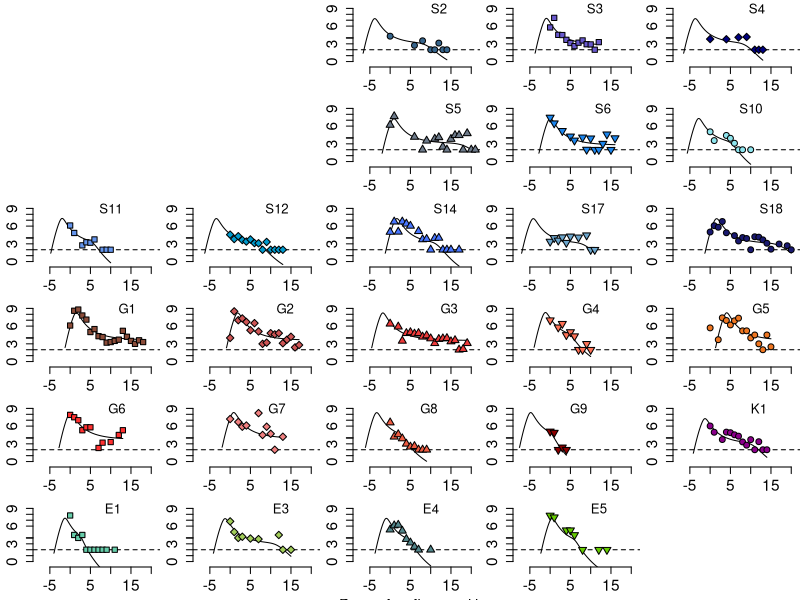

Write the R code that produced this figure.

#### First set to current folder
#setwd("set to current folder")


rm(list = ls())

#### Viral dynamics model

SARS_COV_model <- function(t,x,params){
  with(as.list(x),{   
   
    ddt_S = -beta*V*S   # susceptible target cells
    ddt_I = beta*V*S - delta*I^k*I - m*E^r*I/(E^r+E50^r)   # Infected cells
    ddt_V = p*I-c*V  # Viral load
    
    ddt_M1 = w*I*M1-q*M1
    ddt_M2 = q*(M1-M2)# M's are the intermediate compartments of the immune response that gives rise to effector cells (E) in response to viral infection 
    ddt_E = q*M2 - de*E # Effector cells that kill the infected cells
    
    der <- c(ddt_S,ddt_I,ddt_V,ddt_M1,ddt_M2,ddt_E)
    
    list(der)
  })       
}




library(deSolve)
library(DEoptim)

## Predifining colors ID for simulations
coloresID = c("steelblue4","slateblue3","navy","lightsteelblue4","dodgerblue2", 
              "cadetblue2","cornflowerblue","deepskyblue3","royalblue1","skyblue3","midnightblue",
              
              "salmon4","indianred3","brown2","coral1","chocolate2",
              "firebrick1","lightcoral","tomato2","darkred",
              
              "magenta4",
              
              "aquamarine3","darkolivegreen3","cadetblue4","chartreuse3","forestgreen","seagreen3",
              "palegreen3","springgreen4","darkseagreen4","green4","greenyellow","lightgreen")

### Specifying the marker type for each patient to be used in the simulation 
pchID = c(21,22,23,24,25,
          21,22,23,24,25,
          21,22,23,24,25,
          21,22,23,24,25,
          21,22,23,24,25)

#### Load Viral load data file
data <- read.csv("Viral_Loads.csv", header=TRUE,stringsAsFactors=FALSE) # Viral_Loads.csv is the file that records viral loads observed for each patient over the course of their infection
datanew = data

## Determine all unique Patient IDs in the dataset
IDs = unique(data[,"ID"])

#### Defining final fig structure
nrows = 6
ncolumns =5

par(mfrow = c(nrows,ncolumns),     
    oma = c(0, 0, 0, 0), # 
    mar = c(2.5, 2.5, 0.0, 0.0), 
    mgp = c(2.5, 1, 0),    
    xpd = FALSE)


#### Loading Parameter set that fits each patient
PAR_early_all=read.csv("Estimated_params.csv", header=TRUE,stringsAsFactors=FALSE)
# Estimated_params.csv is the file that has columns -  tzero,	log10beta,	delta,	k,	log10p,	m	,log10w,	E50,	r,	q,	de,	vx,	c,	cov_CvsNC,	cov_study


ijk=1

# starting plotting  viral load data and simulated data for all patients
for(ID in IDs){   # [c(2,3)]){
  i = which(IDs %in% ID)
  PAR_early = PAR_early_all[i,] # Finding parameters estimated for a patient with identifier ID
 
  #Loading all parameters for plotting simulated data
  tzero=PAR_early$tzero                 # time of infection (before first positive when t=0)	
  beta=10^PAR_early$log10beta           # Virus Infectivity 
  delta=PAR_early$delta                 # density dependent death coefficient   
  k=PAR_early$k                         # Power density dependent rate   
  p=10^PAR_early$log10p                 # Virus production rate 
  w=10^PAR_early$log10w                 # Effector Precursor proliferation rate
  E50=PAR_early$E50                     # maximum killing rate by effector cells 
  r=PAR_early$r                         # Hill coefficient - killing rate
  q=PAR_early$q                         # Precursors to effector "differentiation" rate 
  de=PAR_early$de                       # Death rate of effector cells
  c=PAR_early$c                         # Virus Clearance rate
  
  
  # We also predefined the observed patients in two categories based upon whether the viral suppression is observed in the observed duration or not
  # If teh clearance is observed then Clearance_or_not=1 (which allows Effector cells to act upon infection and clear it) else Clearance_or_no=0 (means effector cell population was either not stimuated or they lacked the power to kill infected cells resolving infection)
  Clearance_or_not=PAR_early$cov_CvsNC
  
  if(Clearance_or_not==1){
    m=PAR_early$m
  }else{
    m=0
  }
  
  # As different studies analyzed different samples, we accounted the difference in the volume of sample using parameter "vx" d
  Study_no=PAR_early$cov_study  # Study ID = 1 for singapore (NASAL), 2 for German (SPETUM), 3 for Korea (NASAL) , 4 for France(Europe)  (NASAL)
  
  if (Study_no==2){
    vx=10^PAR_early$vx  # German patients (Study_no=2) had their spetum analyzed and we assume that the vol of spetum is vx times the volume of nasal swabs
  }
  else{
    vx=1  # nasal swabs were employed in studies 1,3 and 4, and we use the volume of their sample to be 1
  }
  

  
## Loading viral loads for patient with with identifier ID  
  pVL = 10^as.numeric(data[which(ID==data[,"ID"]),"VL"])
  time = as.numeric(data[which(ID==data[,"ID"]),"dao"])
  time=time 
  tend=time[length(time)] # determining time duration of the simulation
  
  LD = 100 ## Limit of detection of viral loads

  #####  Initial conditions for Viral dynamics model
  S_0 = 1e7
  I_0 = 1
  V_0 = p*I_0/c
  M1_0 = 1
  M2_0 = 0
  M3_0 = 0
  E_0 = 0
  
  # Solving ODE
  names(S_0)=""
  names(I_0)=""
  init.x <- c(S=S_0,I=I_0,V=V_0,M1=M1_0, M2=M2_0, E=E_0)
  t.out <- seq(tzero,tend,by=0.01)  
 
  params=c()
  # Solving Viral Dynamics ODE MODEL  
 
    out <- as.data.frame(lsodar(init.x,t.out,SARS_COV_model,params))
    
    # Finding viral load per sample (y=out$V/vx) by making use of viral loads per mL (out$V, from simulation of the model) with the the volume of the sample
    y<-out$V/vx

    if(ijk==1 || ijk==4 ){
      
      plot.new() # Leaving white space to plug in schematic figure later
      plot.new() # Leaving white space to plug in schematic figure later

    }

    if(ID=="S4" || ID=="G1"){
     ylabel=""#"Viral load (copies/swab)"

    } else{
      ylabel= ""
    }
    
    if(ID=="E4"){
      xlabel="Days after first positive"

    } else{
      xlabel= ""

    }
      
    ## Plotting Viral load
    plot((out$time),y,log="y", bty="n", type="l",xaxt="n",yaxt="n",lwd=1,
         xlim=c(-8,21),
         ylim=10^c(-0.5,10),
         cex.main=1.4,cex.axis=1.4,cex.lab=1.4,
         xlab=xlabel,
         ylab=ylabel)
    
    
    axis(1,at=axTicks(1),labels=as.character(axTicks(1)),cex.axis=1.4,font=1,lwd=1)#,las=1)
    axis(2,at=c(1,1e1,1e2,1e3,1e4,1e4,1e6,1e7,1e8,1e9),labels=expression("0","","","3","","","6","","","9"),
         cex.axis=1.4,font=1,lwd=1)#,las=1)
    abline(h=LD,lty=2)
    points(time,pVL,pch=pchID[ijk],bg=coloresID[ijk],cex=1.2)
 
    text(5+tend/2,1e9,ID,cex=1.2)
      
      ijk=ijk+1
      
      
      y_max=max(log10(y))
      print(y_max)
      
      
      
}
  
